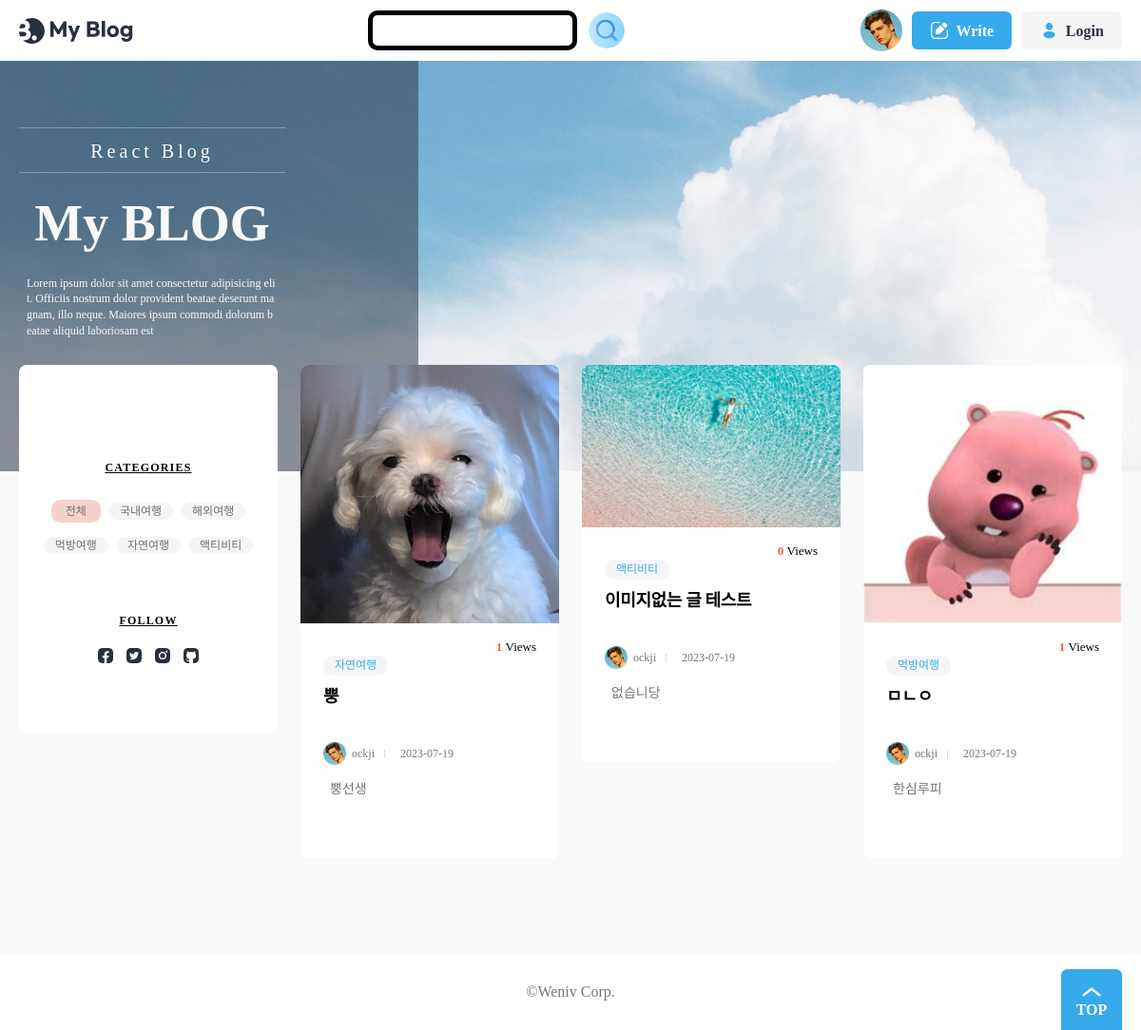
/blog/, run on an earlier commit of the app's database.
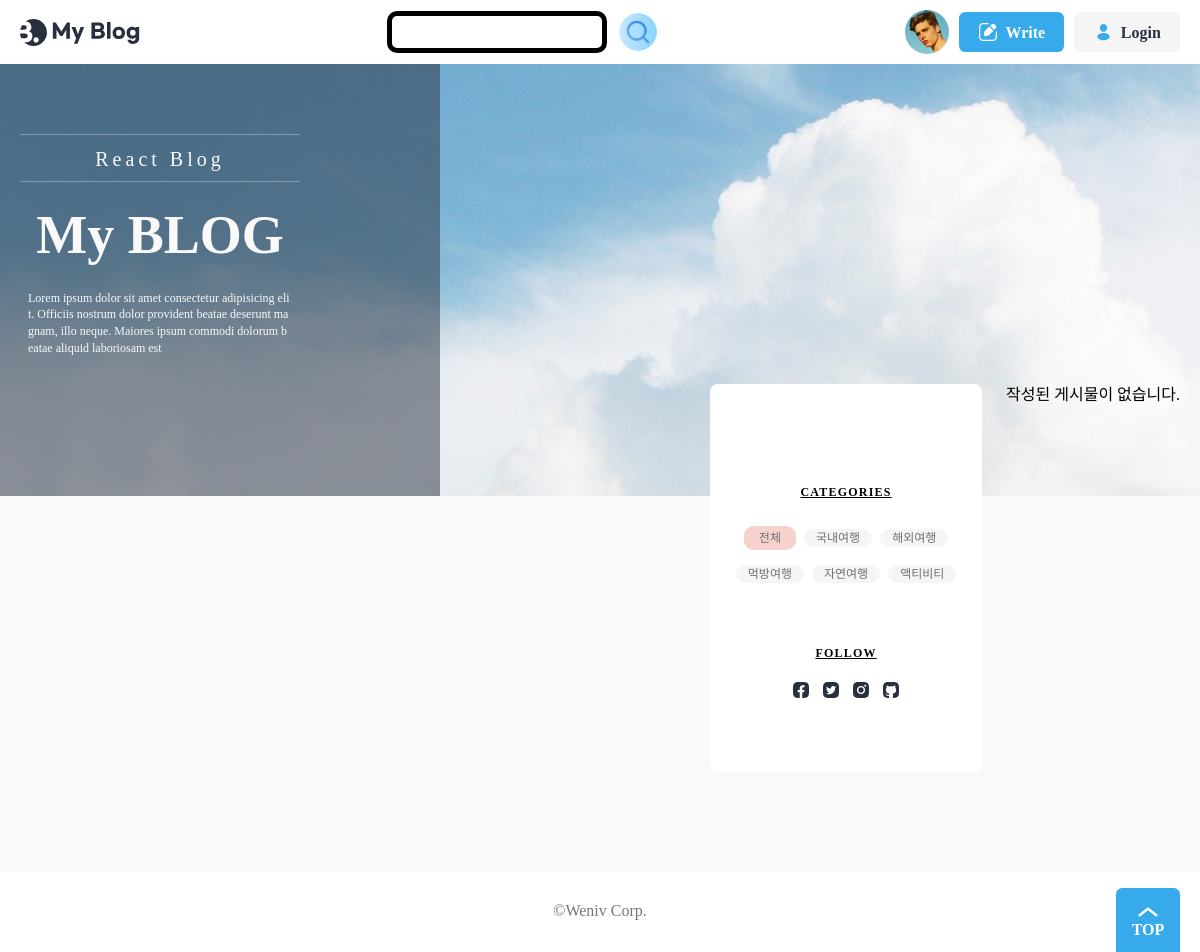
And on a later commit of the database.
### blog/models.py (models this page shows, shortened)
class Post(models.Model):
    title = models.CharField(max_length=30)
    content = models.TextField()
    writer = models.ForeignKey(User, on_delete=models.CASCADE)
    category = models.CharField(max_length=10)
    created_at = models.DateTimeField(auto_now_add=True)
    updated_at = models.DateTimeField(auto_now=True)
    hit = models.PositiveIntegerField(default=0)
    image = models.ImageField(upload_to = "images/", null=True, blank=True)

### user/models.py (models this page shows)
class User(AbstractUser):
    nickname = models.CharField(max_length=50, blank=True, null=True)

### blog/views.py (the view)
# urls.py: path("", views.Index.as_view(), name="list"),
class Index(View):
    def get(self, request):
        post_objs = Post.objects.all()
        form = PostForm()
        context = {
            "posts": post_objs,
            "form": form
            }
        return render(request, "blog/post_list.html", context)

### blog/forms.py
class PostForm(forms.ModelForm):
    YOUR_CHOICES = [
    ("국내여행", "국내여행"),
    ("해외여행", "해외여행"),
    ("먹방여행", "먹방여행"),
    ("자연여행", "자연여행"),
    ("액티비티", "액티비티"),
    ]
    category = forms.ChoiceField(choices=YOUR_CHOICES)
    class Meta:
        model = Post
        fields = ["title", "category","content", "image"]
        widgets = {
            "title": forms.TextInput(attrs={"placeholder": "Enter the title"}),
            "content": forms.Textarea(attrs={"placeholder": "Enter the content"}),
        }

### blog/templates/blog/post_list.html (shortened to what the changed rows need)
{% load static %}
<!DOCTYPE html>
<html lang="ko-KR">
	<head>
		<link rel="stylesheet" href="{% static 'css/reset.css' %}" />
		<link rel="stylesheet" as="style" crossorigin href="https://cdn.jsdelivr.net/gh/orioncactus/pretendard/dist/web/static/pretendard.css" />
		<link rel="stylesheet" href="{% static 'css/global.css' %}" />
		<link rel="stylesheet" href="{% static 'css/header.css' %}" />
		<link rel="stylesheet" href="{% static 'css/footer.css' %}" />
		<link rel="stylesheet" href="{% static 'css/about.css' %}" />
		<link rel="stylesheet" href="{% static 'css/button.css' %}" />
		<link rel="stylesheet" href="{% static 'css/banner.css' %}" />
		<link rel="stylesheet" href="{% static 'css/category.css' %}" />
		<link rel="stylesheet" href="{% static 'css/author.css' %}" />
		<link rel="stylesheet" href="{% static 'css/post.css' %}" />
		<link rel="stylesheet" href="{% static 'css/posts.css' %}" />
		<link rel="stylesheet" href="{% static 'css/main.css' %}" />
	</head>
	<body>
		<header>
			<div class="max-width">
				<h1>
					<a href="{% url 'blog:list' %}">
						<img src="{% static 'assets/Logo.svg' %}" alt="My Blog" />
					</a>
				</h1>
				</div>
					{% block content %}
		</header>
		<main>
			<div class="max-width">
					{% if posts %}
						<ul class="posts">
							{% for post in posts %}
								<li>
									<a href="{% url 'blog:detail' pk=post.pk %}" class="post">
										<article>
											{% if post.image %}
											<img src="{{ post.image.url }}" alt="" />
											{% else %}
											<img src="{% static 'images/post-img5.jpg' %}" alt="" />
											{% endif %}
											<div class="contents-wrap">
												<div class="views-box">
													<b class="views">{{ post.hit }} </b>Views
												</div>
												<dl class="category">
													<dd>{{ post.category }}</dd>
												</dl>
												<h3>{{ post.title }}</h3>
												<dl class="author-wrap">
													<dd class="author"><img src="{% static 'images/profile.jpg' %}" alt="" /> {{ post.writer.nickname }}</dd>
													<dd class="created">{{ post.created_at|date:'Y-m-d' }}</dd>
												</dl>
												<p class="post-description">
													{{ post.content }}
												</p>
											</div>
										</article>
									</a>
								</li>
							{% endfor %}
						</ul>
					{% else %}
						<p>작성된 게시물이 없습니다.</p>
					{% endif %}
				<aside class="about">
					<h3>Categories</h3>
					<ul class="categories">
						{% for choice in form.category.field.choices %}
							<li><a href="{% url 'blog:category_posts' choice.0 %}">{{ choice.1 }}</a></li>
						{% endfor %}
					</ul>
					{% endblock %}
					<h3>Follow</h3>
					<ul class="sns">
					</ul>
				</aside>
			</div>
		</main>
		<footer>
			<div class="max-width">
				<h2>©Weniv Corp.</h2>
			</div>
		</footer>
	</body>
</html>

What changed in the data, as far as the page shows it:
removed Post: image (picture), hit "1", category "자연여행", title "뿡", writer.nickname "ockji", created_at "2023-07-19", content "뿡선생"
removed Post: hit "0", category "액티비티", title "이미지없는 글 테스트", writer.nickname "ockji", created_at "2023-07-19", content "없습니당"
removed Post: image (picture), hit "1", category "먹방여행", title "ㅁㄴㅇ", writer.nickname "ockji", created_at "2023-07-19", content "한심루피"
Also different on the page:
text now shown: "작성된 게시물이 없습니다."
